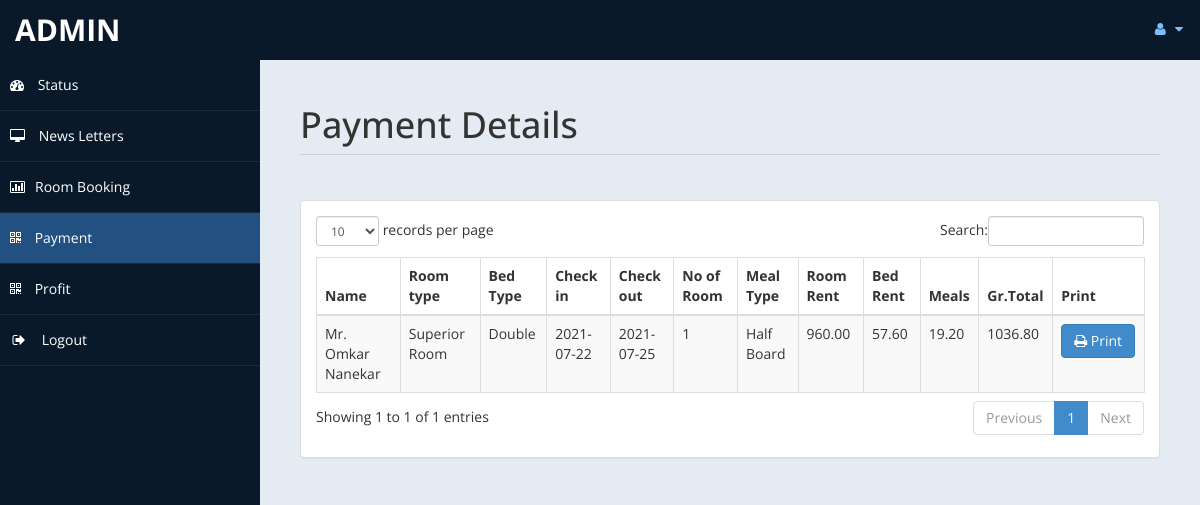
Page /admin/payment.php (signed in) on the committed database.
### tables this page shows
CREATE TABLE `payment` (
  `id` int(11) DEFAULT NULL,
  `title` varchar(5) DEFAULT NULL,
  `fname` varchar(30) DEFAULT NULL,
  `lname` varchar(30) DEFAULT NULL,
  `troom` varchar(30) DEFAULT NULL,
  `tbed` varchar(30) DEFAULT NULL,
  `nroom` int(11) DEFAULT NULL,
  `cin` date DEFAULT NULL,
  `cout` date DEFAULT NULL,
  `ttot` double(8,2) DEFAULT NULL,
  `fintot` double(8,2) DEFAULT NULL,
  `mepr` double(8,2) DEFAULT NULL,
  `meal` varchar(30) DEFAULT NULL,
  `btot` double(8,2) DEFAULT NULL,
  `noofdays` int(11) DEFAULT NULL
);

### admin/payment.php (the view, shortened to what this page needs)
<!DOCTYPE html>
<html xmlns="http://www.w3.org/1999/xhtml">
<head>
    <link href="assets/css/bootstrap.css" rel="stylesheet" />
    <link href="assets/css/font-awesome.css" rel="stylesheet" />
    <link href="assets/css/custom-styles.css" rel="stylesheet" />
    <link href="assets/js/dataTables/dataTables.bootstrap.css" rel="stylesheet" />
</head>
<body>
    <div id="wrapper">
        <nav class="navbar navbar-default top-navbar" role="navigation">
            <div class="navbar-header">
                <a class="navbar-brand" href="home.php"><?php echo $_SESSION["user"]; ?> </a>
            </div>
            <ul class="nav navbar-top-links navbar-right">
                <li class="dropdown">
                    <a class="dropdown-toggle" data-toggle="dropdown" href="#" aria-expanded="false">
                        <i class="fa fa-user fa-fw"></i> <i class="fa fa-caret-down"></i>
                    </a>
                </li>
            </ul>
        </nav>
        <nav class="navbar-default navbar-side" role="navigation">
            <div class="sidebar-collapse">
                <ul class="nav" id="main-menu">
                    <li>
                        <a href="home.php"><i class="fa fa-dashboard"></i> Status</a>
                    </li>
                    <li>
                        <a  href="messages.php"><i class="fa fa-desktop"></i> News Letters</a>
                    </li>
					<li>
                        <a href="roombook.php"><i class="fa fa-bar-chart-o"></i>Room Booking</a>
                    </li>
                    <li>
                        <a class="active-menu" href="payment.php"><i class="fa fa-qrcode"></i> Payment</a>
                    </li>
                    <li>
                        <a  href="profit.php"><i class="fa fa-qrcode"></i> Profit</a>
                    </li>
                    <li>
                        <a href="logout.php" ><i class="fa fa-sign-out fa-fw"></i> Logout</a>
                    </li>
            </div>
        </nav>
        <div id="page-wrapper" >
            <div id="page-inner">
			 <div class="row">
                    <div class="col-md-12">
                        <h1 class="page-header">
                           Payment Details<small> </small>
                        </h1>
                    </div>
                </div>
            <div class="row">
                <div class="col-md-12">
                    <div class="panel panel-default">
                        <div class="panel-body">
                            <div class="table-responsive">
                                <table class="table table-striped table-bordered table-hover" id="dataTables-example">
                                    <thead>
                                        <tr>
                                            <th>Name</th>
											<th>Room type</th>
                                            <th>Bed Type</th>
                                            <th>Check in</th>
											<th>Check out</th>
											<th>No of Room</th>
											<th>Meal Type</th>
                                            <th>Room Rent</th>
											<th>Bed Rent</th>
											<th>Meals </th>
											<th>Gr.Total</th>
											<th>Print</th>
                                        </tr>
                                    </thead>
                                    <tbody>
									<?php
										include ('db.php');
										$sql="select * from payment";
										$re = mysqli_query($con,$sql);
										while($row = mysqli_fetch_array($re))
										{
											$id = $row['id'];
											if($id % 2 ==1 )
											{
												echo"<tr class='gradeC'>
													<td>".$row['title']." ".$row['fname']." ".$row['lname']."</td>
													<td>".$row['troom']."</td>
													<td>".$row['tbed']."</td>
													<td>".$row['cin']."</td>
													<td>".$row['cout']."</td>
													<td>".$row['nroom']."</td>
													<td>".$row['meal']."</td>
													<td>".$row['ttot']."</td>
													<td>".$row['mepr']."</td>
													<td>".$row['btot']."</td>
													<td>".$row['fintot']."</td>
													<td><a href=print.php?pid=".$id ." <button class='btn btn-primary'> <i class='fa fa-print' ></i> Print</button></td>
													</tr>";
											}
										}
									?>
                                    </tbody>
                                </table>
                            </div>
                        </div>
                    </div>
                </div>
            </div>
                </div>
            </div>
    </div>
</body>
</html>

### admin/assets/css/custom-styles.css (style rules this page uses)
body { font-family: 'Open Sans', sans-serif; }
#wrapper { width: 100%; background:#09192A; }
#page-wrapper { padding: 15px 15px; min-height: 600px; background:#E5EBF2; }
#page-inner { width:100%; margin:10px 20px 10px 0px; background-color:transparent; padding:10px; min-height:1200px; }
h1, .h1, h2, .h2, h3, .h3 { margin-top: 7px; margin-bottom: -5px; }
.page-header { padding-bottom: 9px; margin: 10px 0 45px; border-bottom: 1px solid #C7D1DD; }
.top-navbar { margin:0px; }
.top-navbar .navbar-brand { color: #fff; width: 260px; text-align: left; height: 60px; font-size: 30px; font-weight: 700; text-transform: uppercase; line-height: 30px; }
.top-navbar .nav > li { position: relative; display: inline-block; }
.top-navbar .nav > li > a { position: relative; display: block; padding: 19px 15px; color: #77C0FD; }
.active-menu { background-color:#225081!important; }
.sidebar-collapse , .sidebar-collapse .nav { background:none; }
.sidebar-collapse .nav { padding:0; }
.sidebar-collapse .nav > li > a { color:#fff; background:transparent; text-shadow:none; }
.sidebar-collapse > .nav > li > a { padding:15px 10px; }
.sidebar-collapse > .nav > li { border-bottom: 1px solid rgba(107, 108, 109, 0.19); }
.navbar-side { border:none; background-color: transparent; }
.top-navbar { background:#09192A; border-bottom:none; }
.top-navbar .nav > li > a > i { margin-right: 2px; }
.navbar-default { border:0px solid black; }
.navbar-header { background: #09192A; }
.nav > li > a > i { margin-right:10px; }
@media (min-width:768px) { #page-wrapper { margin: 0 0 0 260px; padding: 15px 30px; min-height: 1200px; } }
@media (min-width:768px) { .navbar-side { z-index: 1; position: absolute; width: 260px; } }
@media (min-width:768px) { .navbar { border-radius: 0px; } }

### rows in the picture
payment: title "Mr.", fname "Omkar", lname "Nanekar", troom "Superior Room", tbed "Double", cin "2021-07-22", cout "2021-07-25", nroom "1", meal "Half Board", ttot "960.00", mepr "57.60", btot "19.20", fintot "1036.80"

### other values in the picture
$_SESSION["user"] "ADMIN"
